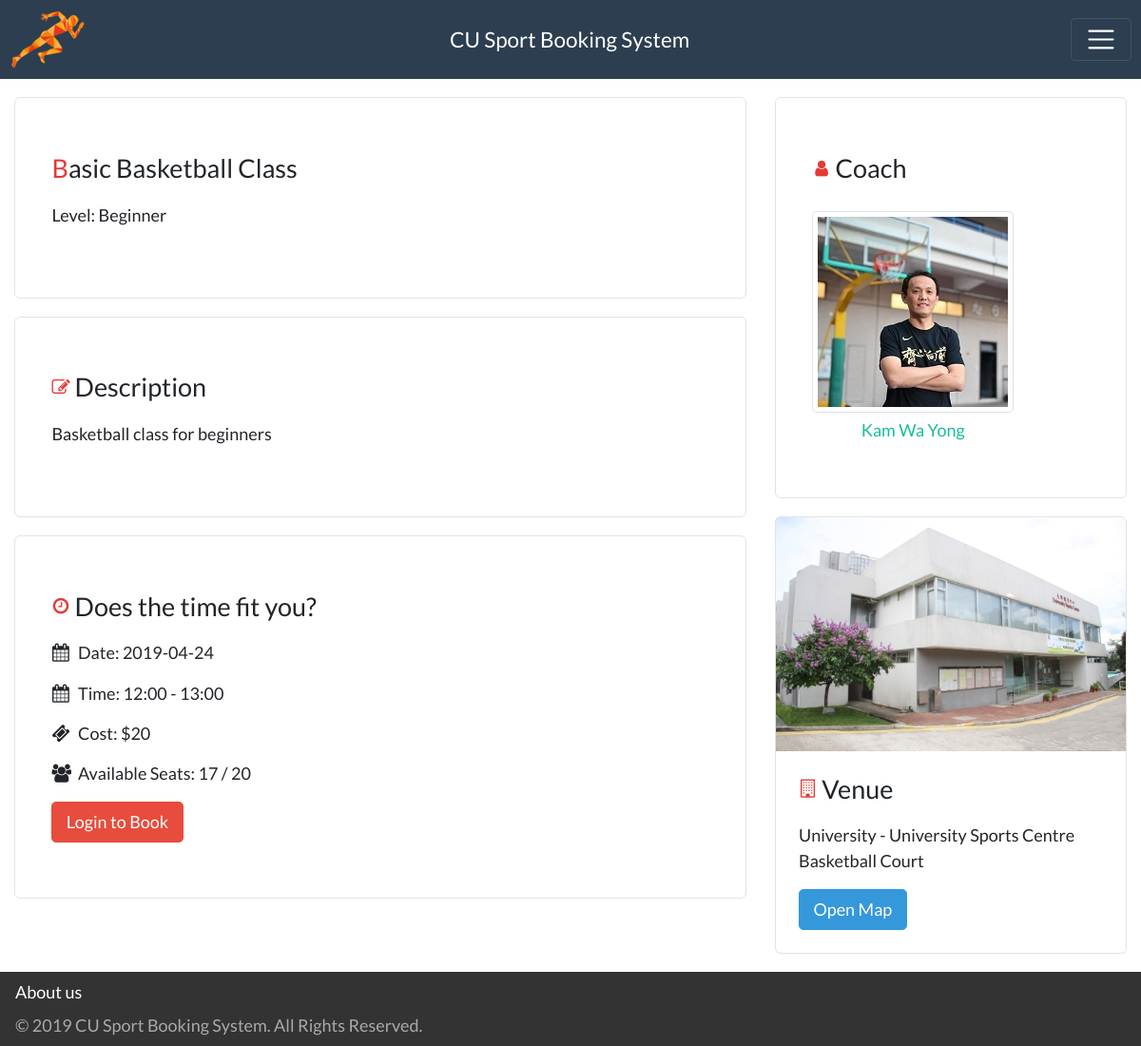
Page /index.php/course/id/1 on the committed database.
### tables this page shows
CREATE TABLE `course` (
  `course_id` int(10) NOT NULL,
  `name` varchar(256) NOT NULL,
  `start_time` datetime NOT NULL,
  `end_time` datetime NOT NULL,
  `price` int(3) NOT NULL,
  `available_seats` int(3) NOT NULL,
  `description` text NOT NULL,
  `image` varchar(256) NOT NULL DEFAULT 'default.png',
  `level_id` int(1) NOT NULL,
  `email` varchar(256) NOT NULL
);

CREATE TABLE `level` (
  `level_id` int(1) NOT NULL,
  `description` varchar(256) NOT NULL
);

CREATE TABLE `user` (
  `email` varchar(256) NOT NULL,
  `password` varchar(16) NOT NULL,
  `username` varchar(256) NOT NULL,
  `first_name` varchar(256) NOT NULL,
  `last_name` varchar(256) NOT NULL,
  `icon` varchar(1024) NOT NULL DEFAULT 'default.png'
);

CREATE TABLE `college` (
  `college_id` int(2) NOT NULL,
  `name` varchar(256) NOT NULL,
  `image` varchar(256) DEFAULT 'default.png'
);

CREATE TABLE `venue` (
  `venue_id` int(2) NOT NULL,
  `name` varchar(256) NOT NULL,
  `map` text NOT NULL,
  `price` int(3) NOT NULL,
  `sports_id` int(2) NOT NULL,
  `college_id` int(2) NOT NULL
);

### application/controllers/course.php (called while the page is built, shortened)
<?php if ( ! defined('BASEPATH')) exit('No direct script access allowed');
class Course extends SBooking_Controller
{
  public function detail()
  {
    $this->load->model('Course_model');
    $this->load->model('Participate_model');
    $data = $this->getHeaderData();
    $course_id = $this->uri->segment(3);
    $data['course'] = $this->Course_model->get_course_detail_by_courseid($course_id);
    $data['seat_remain'] = $data['course']->seats - $this->Participate_model->get_participate_by_id($course_id, 1);
    $data['date'] = substr($data['course']->start_time, 0, 10);
    $data['start_time'] = substr($data['course']->start_time, 11, 5);
    $data['end_time'] = substr($data['course']->end_time, 11, 5);
    $this->load->view('header', $data);
    $this->load->view('course_detail', $data);
    $this->load->view('footer');
  }
}
?>

### index.php (called while the page is built, shortened)
<?php
require_once BASEPATH.'core/CodeIgniter.php';

### application/models/Course_model.php (called while the page is built, shortened)
<?php
class Course_model extends CI_Model
{
    public function get_course_detail_by_courseid($course_id)
    {
      $this->db->select(
        'course.course_id AS course_id,
        course.name AS course_name,
        course.start_time AS start_time,
        course.end_time AS end_time,
        venue.name AS venue,
        college.name AS college,
        college.image AS college_image,
        sports.name AS sport,
        course.price AS price,
        course.available_seats AS seats,
        course.description AS description,
        level.description AS level,
        CONCAT(user.first_name, " ", user.last_name) AS coach,
        user.username AS coach_username,
        user.icon AS coach_icon,
        course.image AS course_image,
        venue.map AS map');
      $this->db->from('course');
      $this->db->join('course_session', 'course_session.course_id = course.course_id');
      $this->db->join('session', 'session.session_id = course_session.session_id');
      $this->db->join('venue', 'venue.venue_id = session.venue_id');
      $this->db->join('college', 'college.college_id = venue.college_id');
      $this->db->join('sports', 'sports.sports_id = venue.sports_id');
      $this->db->join('level', 'level.level_id = course.level_id');
      $this->db->join('user', 'user.email = course.email');
      $this->db->where('course.course_id', $course_id);
      $query = $this->db->get();
      return $query->result()[0];
    }
}
?>

### application/views/course_detail.php (the view, shortened to what this page needs)
<div class="wrapper">
    <section class="container-fluid">
        <div class="row mt-3">
            <div class="col-md-8">
                <div class="course-title info-block mb-3">
                    <h4 class="title">
                        <span id="course-name"><?php echo $course->course_name; ?></span>
                    </h4>
                    <p>
                        Level:
                        <span>
                            <?php echo $course->level; ?>
                        </span>
                    </p>
                </div>
                <div class="info-block mb-3">
                    <h4 class="title">
                        <i class="fa fa-pencil-square-o align-middle" aria-hidden="true"></i>
                        <span>Description</span>
                    </h4>
                    <p><?php echo $course->description; ?></p>
                </div>
                <div class="info-block mb-3">
                    <h4 class="title">
                        <i class="fa fa-clock-o align-middle" aria-hidden="true"></i>
                        <span>Does the time fit you?</span>
                    </h4>
                    <p>
                        <i style="margin-right: 5px;" class="fa fa-calendar" aria-hidden="true"></i>
                        <span>Date: <?php echo $date; ?></span>
                    </p>
                    <p>
                        <i style="margin-right: 5px;" class="fa fa-calendar" aria-hidden="true"></i>
                        <span>Time: <?php echo $start_time." - ".$end_time; ?></span>
                    </p>
                    <p>
                        <i style="margin-right: 5px;" class="fa fa-ticket" aria-hidden="true"></i>
                        <span>Cost: <?php echo "$".$course->price; ?></span>
                    </p>
                    <p>
                        <i style="margin-right: 5px;" class="fa fa-users" aria-hidden="true"></i>
                        <span>Available Seats: <?php echo $seat_remain . " / " . $course->seats; ?></span>
                    </p>
                    <?php
                    if ($seat_remain == 0) {
                        echo '<p>FULL</p>';
                    } else {
                        if (isset($_SESSION['logged_in']) && $_SESSION['logged_in'] == TRUE) {
                            echo "<a href='" . $page_url . "course/id/" . $course->course_id . "/apply' class='btn cu-btn btn-danger'>Join Now</a>";
                        } else {
                            echo "<a href='" . $page_url . "login/login_main' class='btn cu-btn btn-danger'>Login to Book</a>";
                        }
                    }
                    ?>
                </div>
            </div>
            <div class="col-md-4">
                <div class="info-block mb-3">
                    <h4 class="title">
                        <i class="fa fa-user align-middle" aria-hidden="true"></i>
                        <span>Coach</span>
                    </h4>
                    <div class="coach row m-0">
                        <div class="host-container float-left mr-3">
                          <a href="<?php echo $page_url."profile/".$course->coach_username;?>" class="text-center mt-2">
                            <img src="<?php echo base_url() . 'images/user/' . $course->coach_icon; ?>"
                                 class="img-thumbnail mb-1" alt="profile pic">
                              <br><?php echo $course->coach; ?>
                          </a>
                        </div>
                    </div>
                </div>
                <div class="card info-block mb-3" id="venue-preview">
                    <img src="<?php echo base_url() . 'images/college/' . $course->college_image; ?>"
                         class="card-img-top"
                         alt="Venue image">
                    <div class="card-body">
                        <h4 class="title">
                            <i class="fa fa-building-o align-center" aria-hidden="true"></i>
                            <span>Venue</span>
                        </h4>
                        <p>
                            <?php echo $course->college . " - " . $course->venue; ?>
                        </p>
                        <button type="button" class="btn btn-info" data-toggle="modal" data-target="#modalMap">Open
                            Map
                        </button>
                    </div>
                </div>
            </div>
        </div>
    </section>
</div>

### styles/style.css (style rules this page uses)
html { color: #222; font-size: 1em; line-height: 1.4; }
audio, canvas, iframe, img, svg, video { vertical-align: middle; }

### styles/custom.css (style rules this page uses)
* { font-family: 'Lato', sans-serif; }
html { position: relative; height: 100%; min-height: 100vh; font-size: 1rem; }
@media (min-width: 576px) { html { font-size: 1.2rem; } }
@media (min-width: 768px) { html { font-size: 1.2rem; } }
@media (min-width: 992px) { html { font-size: 1.2rem; } }
body { height: 100%; }
.wrapper { min-height: 100vh; }

### styles/course_detail.css (style rules this page uses)
p { margin-bottom: .8rem; }
#course-name::first-letter, .title > .fa { color: #e53935; }
.title { margin-bottom: 1rem; display: flex; align-items: center; }
.fa { font-size: 1rem; width: 1rem; height: 1rem; margin-right: 5px; }
.info-block { border-radius: 6px; border: solid 1px rgba(144, 144, 144, 0.25); padding: 3rem 2rem; }
.host-container { display: flex; flex-direction: column; }
#venue-preview { padding: 0; }

### rows in the picture
course: name "Basic Basketball Class", level.description "Beginner", description "Basketball class for beginners", price "20", available_seats "20", user.icon (picture), college.image (picture), college.name "University", venue.name "University Sports Centre Basketball Court"

### other values in the picture
$date "2019-04-24"
$start_time "12:00"
$end_time "13:00"
$seat_remain "17"
$course->coach "Kam Wa Yong"
